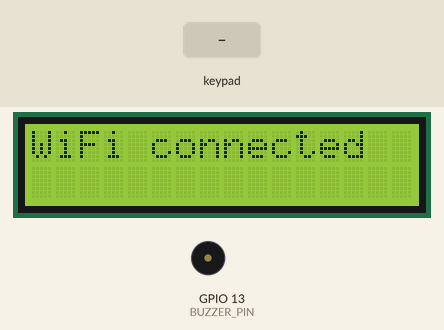
Bench run of a sketch on a simulated ESP32. On the bench: 16×2 character LCD, buzzer (waves = sounding). The test bench sets the inputs (shaded band). WiFi joins after 1.5 s; servers stay silent unless stated; uploads are accepted with an empty reply; what the sketch prints to the serial monitor is not drawn.

Above: at 1.6 s.
At 4.7 s:
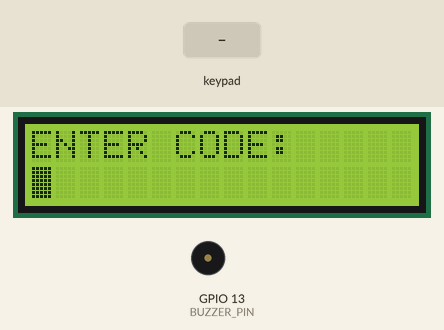
4.8 s: keypad keys 7 5 6 2 4 7 pressed 0.4 s apart
At 9.1 s:
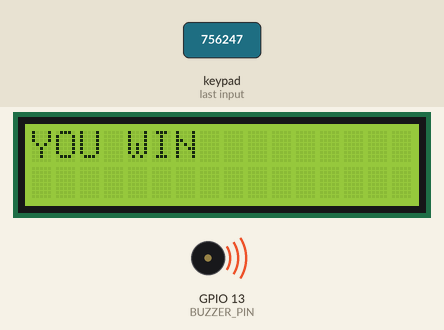
10.2 s: keypad keys 7 5 6 2 4 7 # pressed 0.4 s apart
At 35.0 s:
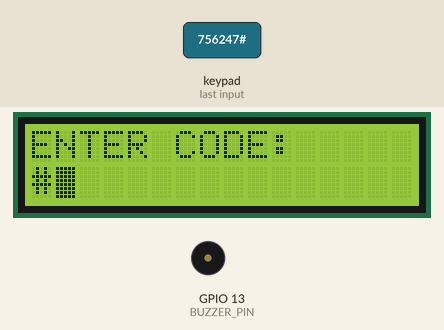
Timing chart, 0 to 36.1 s (numbered marks = the images above; inputs shaded):
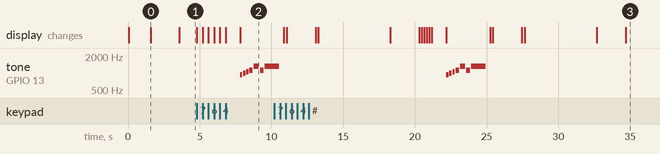

Measured:
- after the input at 4.8 s, tone on GPIO 13 (BUZZER_PIN): plays 932 Hz for 0.17 s, 988 Hz for 0.17 s, 1047 Hz for 0.17 s, 1109 Hz for 0.25 s, 1319 Hz for 0.33 s, 1109 Hz for 0.25 s … (7 notes in this stretch), starting after 3.0 s; the display: first changes at once (image 2 shows a later state)
- what the display in image 0 shows lasts 2.0 s, from 1.6 s to 3.6 s

The sketch:

diffraction_decoder.ino
```cpp
#include <LiquidCrystal.h>
#include <Keypad.h>
#include "pitches.h"
#include "WiFi.h"
#include <HTTPClient.h>

#define DEVICE_NAME "game_1"

// Wi-Fi Credentials
const char* ssid = "UCSD-GUEST"; // Wi-Fi SSID
const char* password = ""; // Wi-Fi Password (empty if none)
unsigned long lastWiFiCheckTime = 0;
const unsigned long wifiCheckInterval = 10000; // Check every 10 seconds

// Apps Script URL for Sheet
String Web_App_URL = "https://script.google.com/macros/s/AKfycby6tQuxwJNh96bDOGEywhGtjb037TwChgm3f7RJI5lEb7PyBRkS998mO30AnnCaW5f9rg/exec";

// LCD and Keypad Setup
const int rs = 22, en = 23, d4 = 21, d5 = 19, d6 = 18, d7 = 5;
LiquidCrystal lcd(rs, en, d4, d5, d6, d7);

const byte ROWS = 4;
const byte COLS = 3;
char keys[ROWS][COLS] = {
  {'1', '2', '3'},
  {'4', '5', '6'},
  {'7', '8', '9'},
  {'*', '0', '#'}
};
byte colPins[COLS] = {27, 14, 12};
byte rowPins[ROWS] = {32, 33, 25, 26};
Keypad keypad = Keypad(makeKeymap(keys), rowPins, colPins, ROWS, COLS);

// Buzzer and Melody Setup
const int BUZZER_PIN = 13;
int melody_Incorrect[] = {NOTE_A2, NOTE_G2};
int noteDurations_Incorrect[] = {6, 2};
int melody_Correct[] = {NOTE_AS5, NOTE_B5, NOTE_C6, NOTE_CS6, NOTE_E6, NOTE_CS6, NOTE_E6, NOTE_CS6};
int noteDurations_Correct[] = {6, 6, 6, 4, 3, 4, 1};

// Variables
int idx = 0;
char key;
int lengthOfPassword = 6; // Length of the code
char correctCode[6] = {'7', '5', '6', '2', '4', '7'};
char input[6];
bool codeCracked = false;

void connectToWiFi(bool verbose = true);

void setup() {
  Serial.begin(115200);
  lcd.begin(16, 2);

  // Wi-Fi Connection
  connectToWiFi();

  // Initial LCD message
  lcd.clear();
  lcd.print("ENTER CODE:");
  lcd.cursor();
  lcd.blink();
  lcd.setCursor(0, 1);
}

void loop() {
  // Background Wi-Fi check
  if (millis() - lastWiFiCheckTime >= wifiCheckInterval) {
    lastWiFiCheckTime = millis();

    if (WiFi.status() != WL_CONNECTED) {
      Serial.println("WiFi disconnected. Reconnecting...");
      //lcd.clear();
      //lcd.print("Reconnecting...");
      connectToWiFi(false);
    }
  }
/*
  key = keypad.waitForKey();
  input[idx] = key;
  idx++;
  lcd.write(key);
*/

  char key = keypad.getKey();
  if (key != NO_KEY) {
    input[idx] = key;
    idx++;
    lcd.write(key);

    if (idx >= lengthOfPassword) {
      delay(1000);
      codeCracked = true;
      for (int i = 0; i < lengthOfPassword; i++) {
        if (input[i] != correctCode[i]) {
          codeCracked = false;
          break;
        }
      }

      if (codeCracked) {
        lcd.clear();
        lcd.print("YOU WIN");
        lcd.noCursor();
        lcd.noBlink();
        playMelody(true);
        sendDataToGoogleSheet();
        displayNextGame();
      } else {
        lcd.clear();
        lcd.print("INCORRECT");
        lcd.setCursor(0, 1);
        lcd.print("TRY AGAIN");
        playMelody(false);
      }

      delay(2000);
      idx = 0;
      lcd.clear();
      lcd.print("ENTER CODE:");
      lcd.setCursor(0, 1);
      lcd.cursor();
      lcd.blink();
    }
  }
}

// Function to connect to Wi-Fi
void connectToWiFi(bool verbose) {
  if (verbose) {
    Serial.println("WIFI mode : STA");
  }
  WiFi.mode(WIFI_STA);

  while (WiFi.status() != WL_CONNECTED) {
    if (verbose) {
      Serial.print("Connecting to ");
      Serial.println(ssid);
    }
    WiFi.begin(ssid, password);
    unsigned long startAttemptTime = millis();

    while (WiFi.status() != WL_CONNECTED && millis() - startAttemptTime < 10000) {
      if (verbose) {
        lcd.clear();
        lcd.print("Connecting...");
      }
      delay(500);
      if (verbose) Serial.print(".");
    }

    if (WiFi.status() != WL_CONNECTED) {
      if (verbose) {
        Serial.println("\nFailed to connect. Retrying...");
        lcd.clear();
        lcd.print("Retrying WiFi...");
        delay(2000);
      }
    }
  }

  if (verbose) {
    lcd.clear();
    lcd.print("WiFi connected");
    Serial.println("WiFi connected");
    delay(2000);
    lcd.clear();
    lcd.print("ENTER CODE:");
    lcd.setCursor(0, 1);
    lcd.cursor();
    lcd.blink();
  } else {
    Serial.println("WiFi reconnected (silent).");
  }
}


// Function to play melodies
void playMelody(bool correct) {
  if (correct) {
    for (int thisNote = 0; thisNote < sizeof(noteDurations_Correct) / sizeof(int); thisNote++) {
      int noteDuration = 1000 / noteDurations_Correct[thisNote];
      tone(BUZZER_PIN, melody_Correct[thisNote], noteDuration);
      int pauseBetweenNotes = noteDuration * 1.30;
      delay(pauseBetweenNotes);
      noTone(BUZZER_PIN);
    }
  } else {
    for (int thisNote = 0; thisNote < sizeof(noteDurations_Incorrect) / sizeof(int); thisNote++) {
      int noteDuration = 1000 / noteDurations_Incorrect[thisNote];
      tone(BUZZER_PIN, melody_Incorrect[thisNote], noteDuration);
      int pauseBetweenNotes = noteDuration * 1.30;
      delay(pauseBetweenNotes);
      noTone(BUZZER_PIN);
    }
  }
}

// Function to send data to Google Sheets
void sendDataToGoogleSheet() {
  if (WiFi.status() == WL_CONNECTED) {
    String Send_Data_URL = Web_App_URL + "?action=espwrite&game=" + String(DEVICE_NAME);

    Serial.println("Send data to Google Spreadsheet...");
    Serial.print("URL : ");
    Serial.println(Send_Data_URL);

    lcd.clear();
    lcd.print("Sending data...");

    HTTPClient http;
    http.begin(Send_Data_URL.c_str());
    http.setFollowRedirects(HTTPC_STRICT_FOLLOW_REDIRECTS);
    int httpCode = http.GET();
    Serial.print("HTTP Status Code : ");
    Serial.println(httpCode);

    if (httpCode > 0) {
      String payload = http.getString();
      Serial.println("Payload : " + payload);
    } else {
      Serial.println("Failed to send data");
    }

    http.end();
    lcd.clear();
    lcd.print("Data sent");
    delay(2000);  // Wait for 2 seconds
    lcd.clear();
    lcd.print("ENTER CODE:");
    lcd.setCursor(0, 1);
    lcd.cursor();
    lcd.blink();
  } else {
    Serial.println("WiFi not connected");
    lcd.clear();
    lcd.print("WiFi not connected");
  }
}

void displayNextGame() {
  if (WiFi.status() == WL_CONNECTED) {
    // Construct the request URL
    String nextGameUrl = Web_App_URL + "?action=espread&game=" + String(DEVICE_NAME);

    Serial.println("Receiving data from Google Spreadsheet...");
    Serial.print("URL : ");
    Serial.println(nextGameUrl);

    lcd.clear();
    lcd.print("Loading data...");

    HTTPClient http;
    http.begin(nextGameUrl.c_str());
    http.setFollowRedirects(HTTPC_STRICT_FOLLOW_REDIRECTS);
    int httpCode = http.GET();  // Make the HTTP GET request
    Serial.print("HTTP Status Code : ");
    Serial.println(httpCode);

    if (httpCode > 0) {
      String payload = http.getString();  // Get the response from Apps Script
      Serial.println("Payload : " + payload);  // Print the payload to the Serial Monitor

      // Display the received data (payload) on the LCD screen
      lcd.clear();
      lcd.print("Next Game:");
      lcd.setCursor(0, 1);
      lcd.print(payload);  // Display the payload (next game value)
    } else {
      Serial.println("Failed to receive data");
      lcd.clear();
      lcd.print("Data fetch failed");
    }

    http.end();  // Close the HTTP connection

    delay(5000);  // Wait for 5 seconds before clearing the display
    lcd.clear();
    lcd.print("ENTER CODE:");
    lcd.setCursor(0, 1);
    lcd.cursor();
    lcd.blink();
  } else {
    Serial.println("WiFi not connected");
    lcd.clear();
    lcd.print("WiFi not connected");
  }
}
```

pitches.h
```cpp
#define NOTE_B0  31
#define NOTE_C1  33
#define NOTE_CS1 35
#define NOTE_D1  37
#define NOTE_DS1 39
#define NOTE_E1  41
#define NOTE_F1  44
#define NOTE_FS1 46
#define NOTE_G1  49
#define NOTE_GS1 52
#define NOTE_A1  55
#define NOTE_AS1 58
#define NOTE_B1  62
#define NOTE_C2  65
#define NOTE_CS2 69
#define NOTE_D2  73
#define NOTE_DS2 78
#define NOTE_E2  82
#define NOTE_F2  87
#define NOTE_FS2 93
#define NOTE_G2  98
#define NOTE_GS2 104
#define NOTE_A2  110
#define NOTE_AS2 117
#define NOTE_B2  123
#define NOTE_C3  131
#define NOTE_CS3 139
#define NOTE_D3  147
#define NOTE_DS3 156
#define NOTE_E3  165
#define NOTE_F3  175
#define NOTE_FS3 185
#define NOTE_G3  196
#define NOTE_GS3 208
#define NOTE_A3  220
#define NOTE_AS3 233
#define NOTE_B3  247
#define NOTE_C4  262
#define NOTE_CS4 277
#define NOTE_D4  294
#define NOTE_DS4 311
#define NOTE_E4  330
#define NOTE_F4  349
#define NOTE_FS4 370
#define NOTE_G4  392
#define NOTE_GS4 415
#define NOTE_A4  440
#define NOTE_AS4 466
#define NOTE_B4  494
#define NOTE_C5  523
#define NOTE_CS5 554
#define NOTE_D5  587
#define NOTE_DS5 622
#define NOTE_E5  659
#define NOTE_F5  698
#define NOTE_FS5 740
#define NOTE_G5  784
#define NOTE_GS5 831
#define NOTE_A5  880
#define NOTE_AS5 932
#define NOTE_B5  988
#define NOTE_C6  1047
#define NOTE_CS6 1109
#define NOTE_D6  1175
#define NOTE_DS6 1245
#define NOTE_E6  1319
#define NOTE_F6  1397
#define NOTE_FS6 1480
#define NOTE_G6  1568
#define NOTE_GS6 1661
#define NOTE_A6  1760
#define NOTE_AS6 1865
#define NOTE_B6  1976
#define NOTE_C7  2093
#define NOTE_CS7 2217
#define NOTE_D7  2349
#define NOTE_DS7 2489
#define NOTE_E7  2637
#define NOTE_F7  2794
#define NOTE_FS7 2960
#define NOTE_G7  3136
#define NOTE_GS7 3322
#define NOTE_A7  3520
#define NOTE_AS7 3729
#define NOTE_B7  3951
#define NOTE_C8  4186
#define NOTE_CS8 4435
#define NOTE_D8  4699
#define NOTE_DS8 4978
```
